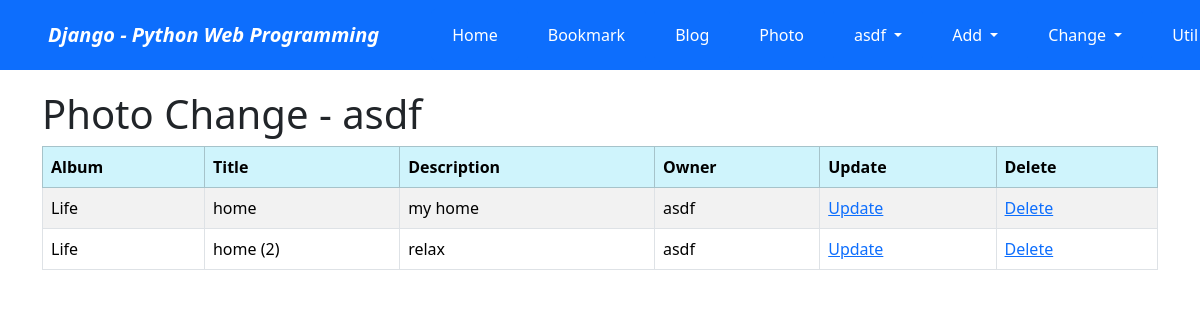
Page /photo/photo/change/ (signed in) on the committed database.
### photo/models.py (models this page shows, shortened)
class Photo(models.Model):
    album = models.ForeignKey(Album, on_delete=models.CASCADE)
    title = models.CharField('TITLE', max_length=30)
    description = models.TextField('Photo Description', blank=True)
    image = ThumbnailImageField(upload_to='photo/%Y/%m')
    upload_dt = models.DateTimeField('Upload Date', auto_now_add=True)
    owner = models.ForeignKey('auth.User', on_delete=models.CASCADE, verbose_name='OWNER', blank=True, null=True)
    class Meta:
        ordering = ('title',)

class Album(models.Model):
    name = models.CharField(max_length=30)
    description = models.CharField('One Line Description', max_length=100, blank=True)
    owner = models.ForeignKey('auth.User', on_delete=models.CASCADE, verbose_name='OWNER', blank=True, null=True)
    class Meta:
        ordering = ('name',)
    def __str__(self):
        return self.name

### photo/views.py (the view)
# urls.py: path('photo/change/', views.PhotoChangeLV.as_view(), name='photo_change'),
class PhotoChangeLV(LoginRequiredMixin, ListView):
    model = Photo
    template_name = 'photo/photo_change_list.html'
    def get_queryset(self):
        return Photo.objects.filter(owner=self.request.user)

### photo/templates/photo/photo_change_list.html (shortened to what this page needs)
{% extends "base.html" %}
{% block content %}
    <h1>Photo Change - {{user}}</h1>
    <table class="table table-striped table-bordered table-condensed">
        <thead>
            <tr class="table-info">
                <th>Album</th>
                <th>Title</th>
                <th>Description</th>
                <th>Owner</th>
                <th>Update</th>
                <th>Delete</th>
            </tr>
        </thead>
        <tbody>
            {% for item in object_list %}
            <tr>
                <td>{{ item.album }}</td>
                <td>{{ item.title }}</td>
                <td>{{ item.description }}</td>
                <td>{{ item.owner }}</td>
                <td><a href="{% url 'photo:photo_update' item.id %}">Update</a></td>
                <td><a href="{% url 'photo:photo_delete' item.id %}">Delete</a></td>
            </tr>
            {% endfor %}
        </tbody>
    </table>
{% endblock %}

### templates/base.html (shortened to what this page needs)
<!DOCTYPE html>
<html lang="ko">
<head>
    <link rel="stylesheet"
          href="https://cdn.jsdelivr.net/npm/bootstrap@5.3.8/dist/css/bootstrap.min.css">
</head>
<body style="padding-top: 90px;">
<nav class="navbar navbar-expand-lg navbar-dark bg-primary fixed-top">
    <span class="navbar-brand mx-5 mb-0 fw-bold fst-italic">
        Django - Python Web Programming
    </span>
    <div class="collapse navbar-collapse" id="navbarSupportedContent">
        <ul class="navbar-nav me-auto">
            <li class="nav-item mx-1 btn btn-primary">
                <a class="nav-link text-white"
                   href="{% url 'home' %}">
                    Home
                </a>
            </li>
            <li class="nav-item mx-1 btn btn-primary">
                <a class="nav-link text-white"
                   href="{% url 'bookmark:index' %}">
                    Bookmark
                </a>
            </li>
            <li class="nav-item mx-1 btn btn-primary">
                <a class="nav-link text-white"
                   href="{% url 'blog:index' %}">
                    Blog
                </a>
            </li>
            <li class="nav-item mx-1 btn btn-primary">
                <a class="nav-link text-white"
                   href="{% url 'photo:index' %}">
                    Photo
                </a>
            </li>
            <li class="nav-item dropdown mx-1 btn btn-primary">
                {% if user.is_active %}
                    <a class="nav-link dropdown-toggle text-white"
                    href="#"
                    role="button"
                    data-bs-toggle="dropdown"
                    aria-expanded="false">
                        {{ user.get_short_name|default:user.get_username }}
                    </a>
                {% endif %}
            </li>
            <li class="nav-item dropdown mx-1 btn btn-primary">
                <a class="nav-link dropdown-toggle text-white"
                href="#"
                data-bs-toggle="dropdown">
                    Add
                </a>
            </li>
            <li class="nav-item dropdown mx-1 btn btn-primary">
                <a class="nav-link dropdown-toggle text-white"
                href="#"
                data-bs-toggle="dropdown">
                    Change
                </a>
            </li>
            <li class="nav-item dropdown mx-1 btn btn-primary">
                <a class="nav-link dropdown-toggle text-white"
                   href="#"
                   role="button"
                   data-bs-toggle="dropdown"
                   aria-expanded="false">
                    Util
                </a>
            </li>
        </ul>
    </div>
</nav>
<div class="container">
    {% block content %}
    {% endblock %}
</div>
</body>
</html>

### rows in the picture
Photo: album "Life", title "home", description "my home", owner "asdf"
Photo: album "Life", title "home (2)", description "relax", owner "asdf"

### other values in the picture
{{ user.get_short_name|default:user.get_username }} "asdf"
{{ user }} "asdf"
